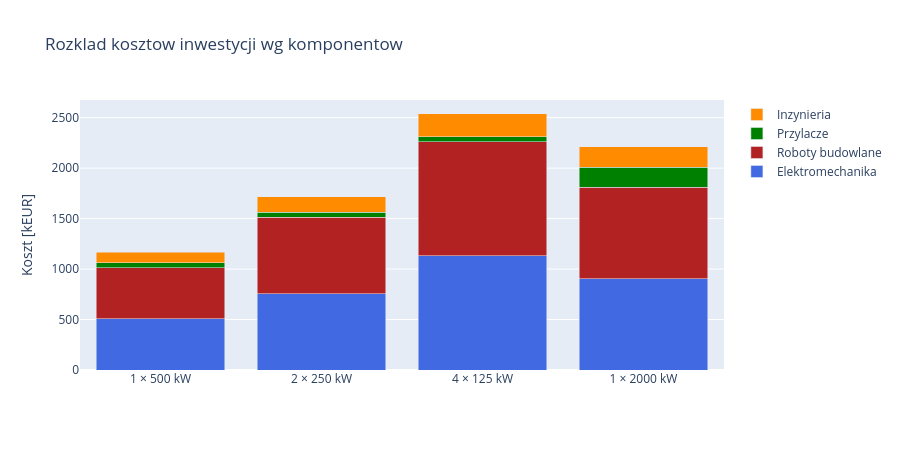

The cell this chart's notebook holds for it:
### Code cell
# Wykres slupkowy rozkladu
fig = go.Figure()
components = ['EM [kEUR]', 'Civil [kEUR]', 'Grid [kEUR]', 'Eng [kEUR]']
colors = ['royalblue', 'firebrick', 'green', 'darkorange']
names = ['Elektromechanika', 'Roboty budowlane', 'Przylacze', 'Inzynieria']

for comp, color, name in zip(components, colors, names):
    fig.add_trace(go.Bar(
        x=df_inv['Wariant'], y=df_inv[comp],
        name=name, marker_color=color,
    ))

fig.update_layout(
    title='Rozklad kosztow inwestycji wg komponentow',
    yaxis_title='Koszt [kEUR]',
    barmode='stack', height=450,
)
fig.show()

### Figure 1 — Plotly figure (JSON) as saved in the notebook; plotly's stock layout.template omitted (floating-point values rounded to 4 significant figures)
{"data": [{"marker": {"color": "royalblue"}, "name": "Elektromechanika", "type": "bar", "x": ["1 × 500 kW", "2 × 250 kW", "4 × 125 kW", "1 × 2000 kW"], "y": [506, 756, 1130, 905]}, {"marker": {"color": "firebrick"}, "name": "Roboty budowlane", "type": "bar", "x": ["1 × 500 kW", "2 × 250 kW", "4 × 125 kW", "1 × 2000 kW"], "y": [506, 756, 1130, 905]}, {"marker": {"color": "green"}, "name": "Przylacze", "type": "bar", "x": ["1 × 500 kW", "2 × 250 kW", "4 × 125 kW", "1 × 2000 kW"], "y": [50, 50, 50, 200]}, {"marker": {"color": "darkorange"}, "name": "Inzynieria", "type": "bar", "x": ["1 × 500 kW", "2 × 250 kW", "4 × 125 kW", "1 × 2000 kW"], "y": [106, 156, 231, 201]}], "layout": {"barmode": "stack", "height": 450, "title": {"text": "Rozklad kosztow inwestycji wg komponentow"}, "yaxis": {"title": {"text": "Koszt [kEUR]"}}}}
